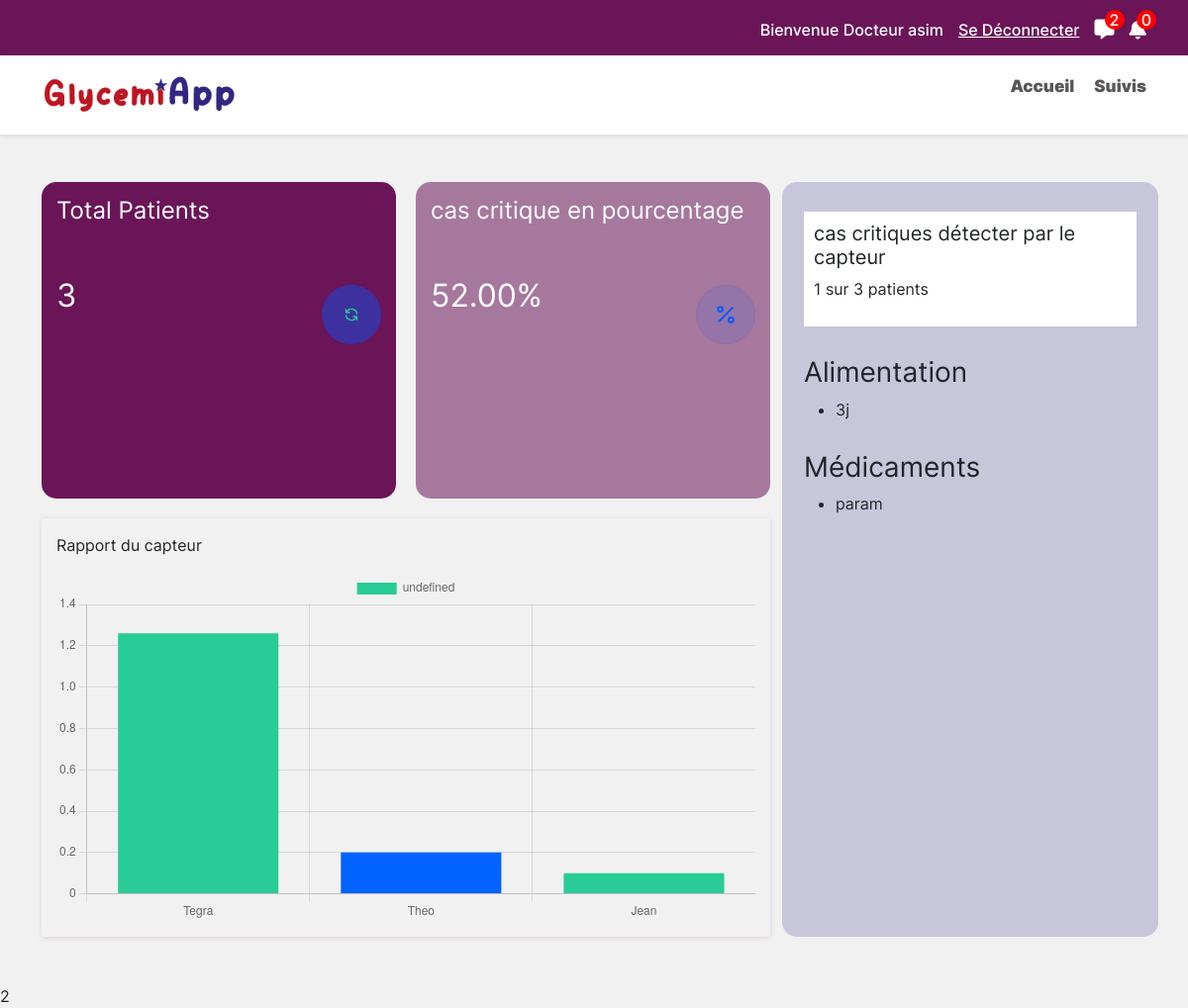
/doctor/ (signed in), run on the app's committed database.
### accounts/models.py (models this page shows, shortened)
class User(AbstractUser):
    nom = models.CharField(max_length=50)
    profession = models.CharField(max_length=50, blank=True, null=True)
    telephone = models.CharField(max_length=50)
    adresse = models.CharField(max_length=200)
    photo_profile = models.ImageField(upload_to="photos_profile")
    isDoctor = models.BooleanField(default=False)
    isPatient = models.BooleanField(default=False)
    unread_count = models.IntegerField(default=0)
    gycemie = models.ForeignKey(GycemieData, on_delete=models.CASCADE, blank=True, null=True)

### doctor/models.py (models this page shows, shortened)
class Alimentation(models.Model):
    nom = models.CharField(max_length=50)
    vitamine = models.CharField(max_length=50)
    description = models.TextField(blank=True, null=True)
    user = models.ForeignKey(User, on_delete=models.CASCADE)

class Medicament(models.Model):
    nom = models.CharField(max_length=50)
    dose = models.CharField(max_length=50)
    description = models.TextField(blank=True, null=True)
    user = models.ForeignKey(User, on_delete=models.CASCADE)

### doctor/views.py (the view)
# urls.py: path("", include("home.urls")),
@login_required
def home(request):
    all_user_patients = User.objects.filter(isPatient=True)
    all_user_pati = User.objects.filter(
    Q(isPatient=True) & Q(gycemie__taux_sucre__lte=2.5) & Q(gycemie__taux_sucre__gte=1))
    all_users = all_user_patients.count()
    all_message = Messages.objects.filter(expediteur__isDoctor=True).count()
    labels = []
    data = []
    for all_user_patient in all_user_patients:
        labels.append(all_user_patient.username)
        data.append(all_user_patient.gycemie.taux_sucre)
    alimentations = Alimentation.objects.all().order_by("nom")[:3]
    medicaments = Medicament.objects.all().order_by("nom")[:3]
    return render(request, "doctor/home.html", {
        "all_users": all_users,
        "labels": labels,
        "data": data,
        "all_message": all_message,
        "pourcent": pourcentage(request),
        "alimentations": alimentations,
        "medicaments": medicaments,
        "nb_patient_down": all_user_pati.count(),
    })

### doctor/views.py (called while the page is built)
def pourcentage(request):
    porcent = User.objects.filter(isPatient=True).aggregate(gycemie_sum=Sum("gycemie__taux_sucre"))["gycemie_sum"] or 0
    number = User.objects.filter(isPatient=True).count()
    print(f"la somme de taux du sucre: {porcent} - le nombre des users: {number}")
    if number == 0:
        return 0
    return "{:.2f}".format((porcent * 100) / number)

### doctor/templates/doctor/home.html (shortened to what this page needs)
{% extends 'base_doctor.html' %}
{% block content %}
{% load static %}
<section class="container mt-5 mb-5">
    <div class="row">
        <div class="main-see col-md-8">
            <div class="main-see_show">
                <div class="Total-patient">
                    <h4>Total Patients</h4>
                    <div>
                        <h2>{{ all_users }}</h2>
                        <div>
                            <img src="{% static 'images/Icons - Widget Illustration.png' %}" alt="">
                        </div>
                    </div>
                </div>
                <div class="critique-Total">
                    <h4>cas critique en pourcentage</h4>
                    <div>
                        <h2> {{ pourcent }}%</h2>
                        <div>
                            <img src="{% static 'images/pourcentage_patients.png' %}" alt="">
                        </div>
                    </div>
                </div>
            </div>
            <div class="graphic-view-ecolutions">
                <div>
                    <p>Rapport du capteur</p>
                </div>
                <div class="graphic">
                    <canvas id="graphic-capteur"></canvas>
                </div>
            </div>
        </div>
        <div class="aside-see col-md-4">
            <div class="evolutions">
                <h5>cas critiques détecter par le capteur </h5>
                <p>{{ nb_patient_down }} sur {{ all_users }} patients</p>
            </div>
            <div class="Alimentation">
                <h3>Alimentation</h3>
                <ul>
                    {% for alimentation in alimentations %}
                            <li>{{ alimentation.nom }}</li>
                    {% endfor %}
                </ul>
            </div>
            <div class="Alimentation">
                <h3>Médicaments</h3>
                <ul>
                    {% for medicament in medicaments %}
                            <li>{{ medicament.nom }}</li>
                    {% endfor %}
                </ul>
            </div>
        </div>
    </div>
</section>
<script>
    const barCanvas = document.getElementById("graphic-capteur");
    new Chart(barCanvas, {
        type: "bar",
        data: {
            labels: {{ labels|safe }},
            datasets: [{
                data: {{ data|safe }},
                backgroundColor: [
                    "#29CB97",
                    "#0062FF",
                ],
                tension: 0.1,
                fill: true
            }]
        },
        options: {
            scales: {
                x: {
                    ticks: {
                        fonts: {
                            size: "5px"
                        }
                    }
                }
            }
        }
    });
</script>
{% block message %}
{{ all_message }}
{% endblock %}
{% endblock content %}

### templates/base_doctor.html (shortened to what this page needs)
<!DOCTYPE html>
{% load static %}
<html lang="en">
<head>
  <link rel="stylesheet" href="{% static 'css/bootstrap/css_bootstrap.css' %}">
  <link href="{% static 'fontawesomefree/css/fontawesome.css' %}" rel="stylesheet" type="text/css">
  <link href="{% static 'fontawesomefree/css/brands.css' %}" rel="stylesheet" type="text/css">
  <link href="{% static 'fontawesomefree/css/solid.css' %}" rel="stylesheet" type="text/css">
  <link rel="stylesheet" href="{% static 'css/style.css' %}">
</head>
<body>
  <header id="header" class="header">
    <div class="top_top__bar">
      <div class="topbar d-flex align-items-center container">
        <div class="connexion-welcome">
          <p>
            Bienvenue Docteur
            {% if user.is_authenticated and user.isDoctor %}
              {{ user.username }}
            {% endif %}
          </p>
          <p><a href="{% url 'accounts:logout' %}">Se Déconnecter</a></p>
        </div>
        <div class="message-notification">
          <p><a href="{% url 'doctor:allPatientsMessages' %}"><i class="fa-solid fa-message"></i></a></p>
          <span>
            {% block message %}
            {% endblock %}
          </span>
        </div>
        <div class="message-notification">
          <p><a href="#"><i class="fa-solid fa-bell"></i></a></p>
          <span>0</span>
        </div>
      </div>
    </div>
    <div class="branding d-flex align-items-center sticky-top">
      <div class="container position-relative d-flex align-items-center justify-content-between ">
        <a href="/doctor/" class="logo d-flex align-items-center me-auto">
          <img src="{% static 'images/logo.png' %}" alt="logo">
        </a>
        <nav id="navmenu" class="navmenu">
          <ul>
            <li><a href="/doctor/" class="active">Accueil<br></a></li>
            <li><a href="{% url 'doctor:suivi' %}">Suivis</a></li>
          </ul>
        </nav>
      </div>
    </div>
  </header>
  {% block content %}
  {% endblock %}
</body>
</html>

### static/css/style.css (style rules this page uses)
:root { --inter-regular: Inter-Regular; --inter-light: Inter-Light; --inter-medium: Inter-Medium; --inter-semiBold: Inter-SemiBold; --inter-semiBold: Inter-Bold; --inter-semiBold: Inter-Black; --primary: #6A1557; --varia-primary: #6a15588b; }
body { font-size: 16px; font-family: var(--inter-regular); background: #f1f1f1; }
.topbar { display: flex; align-items: center; justify-content: end; height: 7vh; gap: 15px; z-index: 500; }
.top_top__bar { background-color: var(--primary); display: flex; align-items: center; z-index: 500; }
.topbar div { display: flex; align-items: center; gap: 15px; margin-top: 20px; }
.connexion-welcome, .message-notification { font-family: var(--inter-medium); color: #fff; font-size: 16px; }
.connexion-welcome a { color: #fff; }
.message-notification { position: relative; }
.message-notification a { color: #fff; font-size: 20px; }
.message-notification span { position: absolute; background-color: red; display: flex; align-items: center; justify-content: center; width: 20px; height: 20px; border-radius: 50%; top: -5px; right: -10px; }
.branding { background-color: #fff; box-shadow: 0px 1px 5px #6a155827; padding: 17px; height: 10vh; }
.navmenu ul { display: flex; align-items: center; gap: 20px; }
.navmenu li { list-style: none; }
.logo img { width: 200px; }
.navmenu a { text-decoration: none; color: #5B5656; font-size: 17px; font-family: var(--inter-semiBold); position: relative; }
.navmenu a::before { content: ""; background: #5B5656; width: 100%; height: 3px; bottom: -10px; position: absolute; transform: scale(0); transition: all .3s ease-in-out; }
.main-see_show { display: flex; align-items: center; gap: 20px; }
.critique-Total, .Total-patient { border-radius: 15px; width: 50%; height: 40vh; }
.Total-patient { background-color: var(--primary); }
.critique-Total { background-color: var(--varia-primary); }
.aside-see { background: #32278336; box-shadow: 1px 2px 5px #f1f1f1; border-radius: 15px; }
.evolutions { padding: 10px; background-color: #fff; margin: 30px 10px 10px 10px; }
.Alimentation { margin: 30px 10px 10px 10px; }
.Total-patient, .critique-Total { padding: 15px; color: #fff; }
.Total-patient div, .critique-Total div { display: flex; align-items: center; justify-content: space-between; margin-top: 30px; }
.Total-patient div img, .critique-Total div img { width: 60px; }
.graphic-view-ecolutions { margin-top: 20px; padding: 15px; box-shadow: 0px 1px 5px #6a155827; }

### data on the page
User: username "asim"
Alimentation: nom "3j"
Medicament: nom "param"

### other printed values
{{ all_message }} "2 2"
{{ all_users }} "3"
{{ pourcent }} "52.00"
{{ nb_patient_down }} "1"
chart data {{ labels|safe }} ['Tegra', 'Theo', 'Jean']
chart data {{ data|safe }} [1.26, 0.2, 0.1]
